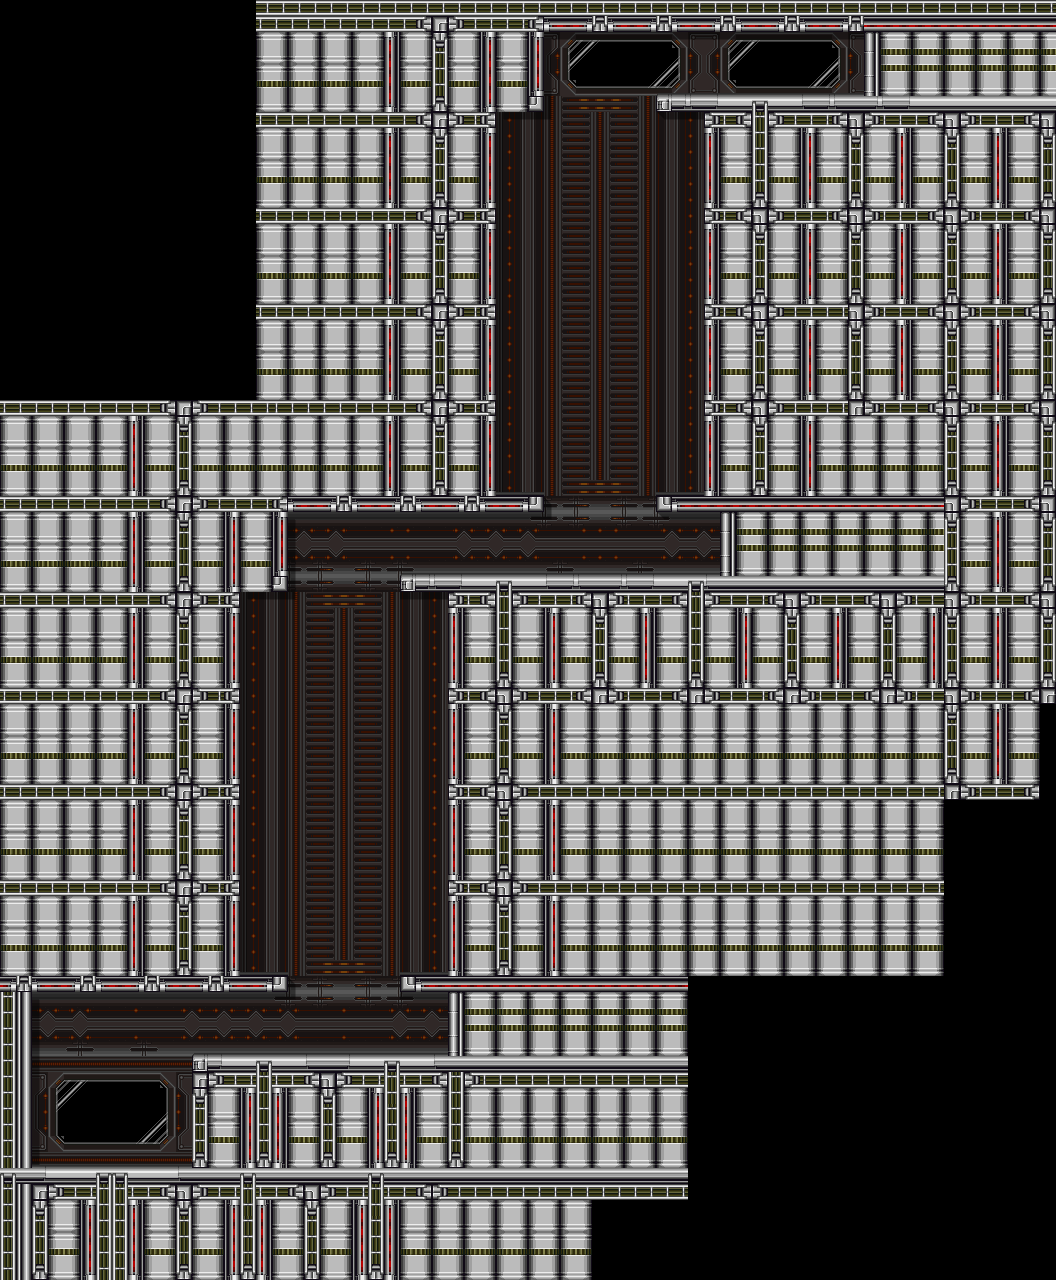

A 2D game scene composited from a Tiled map and its tileset images. What follows is a short description and the map's XML, with each tile layer's data collapsed to a summary:
An orthogonal 66x80 tile map with 16x16 px tiles, 3 tile layers (Background, Shadows, Main).

<map version="1.9" tiledversion="1.9.0" orientation="orthogonal" renderorder="right-down" width="66" height="80" tilewidth="16" tileheight="16" infinite="0" nextlayerid="7" nextobjectid="1">
 <tileset firstgid="1" source="GatewayTileset.tsx" />
 <layer id="3" name="Background" width="66" height="80">
  <data>[5280 cells, 1014 non-empty, 16 distinct tile ids]</data>
 </layer>
 <layer id="6" name="Shadows" width="66" height="80">
  <data>[5280 cells, 141 non-empty, 4 distinct tile ids]</data>
 </layer>
 <layer id="1" name="Main" width="66" height="80">
  <data>[5280 cells, 3387 non-empty, 19 distinct tile ids]</data>
 </layer>
</map>
